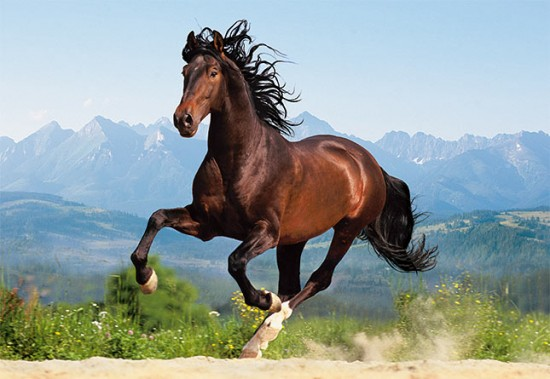
#> input picture lab4/horse.jpg, 550 x 379 px
$ python main.py
#> lines starting #> are read from the running program, lines starting #| are printed output that depends on the picture; after the words box and inside, x2 and y2 are one past the last pixel; in counts of white or black regions, pixels touching at a corner belong together
import cv2
import numpy as np

def get_quantized_angle(grad_x, grad_y, tg):
    quantized_angle = np.zeros_like(grad_x, dtype=np.uint8)

    mask0 = ((grad_x > 0) & (grad_y < 0) & (tg < -2.414)) | ((grad_x < 0) & (grad_y < 0) & (tg > 2.414))
    quantized_angle[mask0] = 0

    mask1 = (grad_x > 0) & (grad_y < 0) & (tg >= -2.414) & (tg < -0.414)
    quantized_angle[mask1] = 1

    mask2 = ((grad_x > 0) & (grad_y < 0) & (tg >= -0.414)) | ((grad_x > 0) & (grad_y > 0) & (tg < 0.414))
    quantized_angle[mask2] = 2

    mask3 = (grad_x > 0) & (grad_y > 0) & (tg >= 0.414) & (tg < 2.414)
    quantized_angle[mask3] = 3

    mask4 = ((grad_x > 0) & (grad_y > 0) & (tg >= 2.414)) | ((grad_x < 0) & (grad_y > 0) & (tg <= -2.414))
    quantized_angle[mask4] = 4

    mask5 = (grad_x < 0) & (grad_y > 0) & (tg > -2.414) & (tg <= -0.414)
    quantized_angle[mask5] = 5

    mask6 = ((grad_x < 0) & (grad_y > 0) & (tg > -0.414)) | ((grad_x < 0) & (grad_y < 0) & (tg < 0.414))
    quantized_angle[mask6] = 6

    mask7 = (grad_x < 0) & (grad_y < 0) & (tg >= 0.414) & (tg < 2.414)
    quantized_angle[mask7] = 7

    return quantized_angle

def process_image(image_path):
#> called with image_path = 'horse.jpg'
    image = cv2.imread(image_path)
#> image is the input picture: shape (379, 550, 3); mean B, G, R 155.1, 157.8, 145.8

    if image is None:
        print(f"Ошибка: не удалось открыть файл {image_path}")
        return

    gray = cv2.cvtColor(image, cv2.COLOR_BGR2GRAY)
    blurred = cv2.GaussianBlur(gray, (11, 11), 1)

    sobel_kernel_x = np.array([
        [-1, 0, 1],
        [-2, 0, 2],
        [-1, 0, 1]
    ], dtype=np.float64)

    sobel_kernel_y = np.array([
        [-1, -2, -1],
        [ 0,  0,  0],
        [ 1,  2,  1]
    ], dtype=np.float64)

    img = blurred.astype(np.float64)

    grad_x = np.zeros_like(img)
    grad_y = np.zeros_like(img)

    padded = np.pad(img, ((1, 1), (1, 1)), mode='reflect')
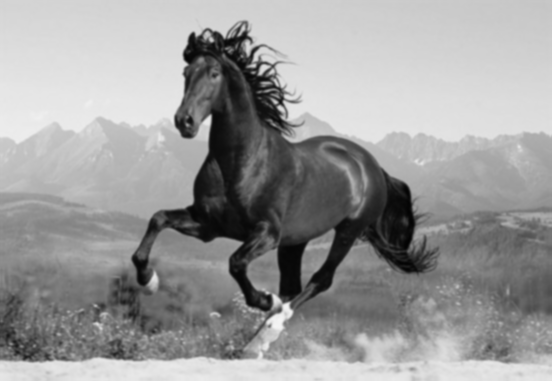
#> padded: shape (381, 552) float64; min 2, max 244, mean 154.3

    for i in range(img.shape[0]):
        for j in range(img.shape[1]):
            region = padded[i:i+3, j:j+3]
            grad_x[i, j] = np.sum(region * sobel_kernel_x)
            grad_y[i, j] = np.sum(region * sobel_kernel_y)
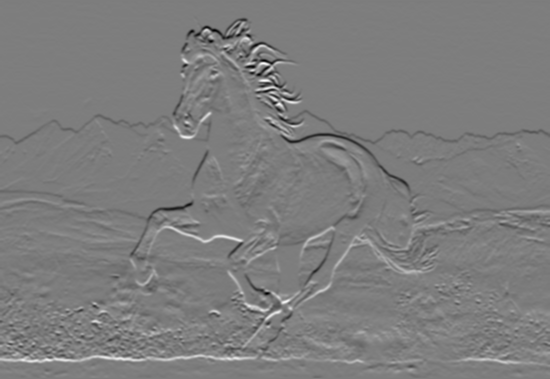
#> grad_y: shape (379, 550) float64; min -483, max 497, mean 0.4; drawn with min black and max white

    magnitude = np.sqrt(grad_x**2 + grad_y**2)

    grad_x_safe = np.where(grad_x == 0, 1e-6, grad_x)
    tg = grad_y / grad_x_safe

    quantized_angle = get_quantized_angle(grad_x, grad_y, tg)
#> in get_quantized_angle, `mask0 = ((grad_x > 0) & (grad_y < 0) & (tg < -2.414)) | ((grad_x < 0) ..`:
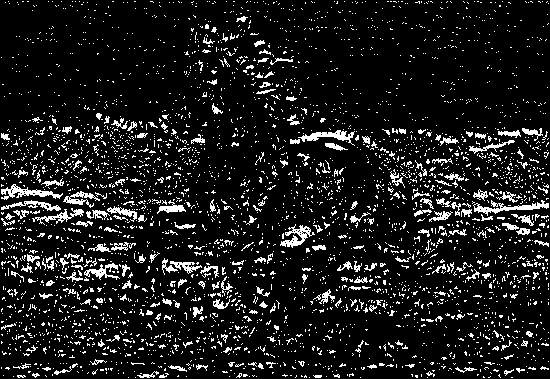
#> mask0: shape (379, 550) bool; 10.7% white in thin lines or dots
#> in get_quantized_angle, `mask1 = (grad_x > 0) & (grad_y < 0) & (tg >= -2.414) & (tg < -0.414)`: mask1: shape (379, 550) bool; 10.2% white in thin lines or dots
#> in get_quantized_angle, `mask2 = ((grad_x > 0) & (grad_y < 0) & (tg >= -0.414)) | ((grad_x > 0)..`: mask2: shape (379, 550) bool; 8% white in thin lines or dots
#> in get_quantized_angle, `mask3 = (grad_x > 0) & (grad_y > 0) & (tg >= 0.414) & (tg < 2.414)`: mask3: shape (379, 550) bool; 11.1% white in thin lines or dots
#> in get_quantized_angle, `mask4 = ((grad_x > 0) & (grad_y > 0) & (tg >= 2.414)) | ((grad_x < 0) ..`: mask4: shape (379, 550) bool; 11% white in thin lines or dots
#> in get_quantized_angle, `mask5 = (grad_x < 0) & (grad_y > 0) & (tg > -2.414) & (tg <= -0.414)`: mask5: shape (379, 550) bool; 11.8% white in thin lines or dots
#> in get_quantized_angle, `mask6 = ((grad_x < 0) & (grad_y > 0) & (tg > -0.414)) | ((grad_x < 0) ..`: mask6: shape (379, 550) bool; 7.7% white in thin lines or dots
#> in get_quantized_angle, `mask7 = (grad_x < 0) & (grad_y < 0) & (tg >= 0.414) & (tg < 2.414)`: mask7: shape (379, 550) bool; 10.7% white in thin lines or dots
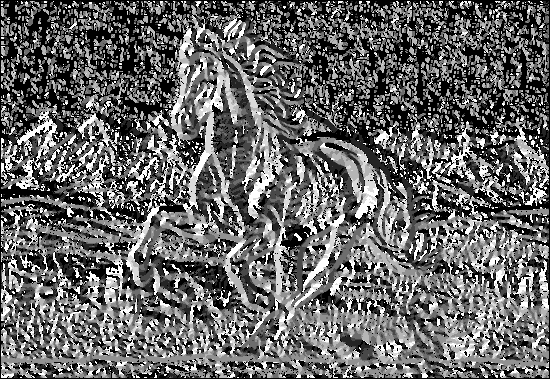
#> quantized_angle: shape (379, 550); min 0, max 7, mean 2.83; drawn with min black and max white

    nms = np.zeros_like(magnitude, dtype=np.uint8)
    rows, cols = magnitude.shape
#> rows = 379; cols = 550

    for i in range(1, rows - 1):
        for j in range(1, cols - 1):
            direction = quantized_angle[i, j]
            mag = magnitude[i, j]

            if direction in [0, 4]:
                neighbors = [magnitude[i, j - 1], magnitude[i, j + 1]]
            elif direction in [1, 5]:
                neighbors = [magnitude[i - 1, j + 1], magnitude[i + 1, j - 1]]
            elif direction in [2, 6]:
                neighbors = [magnitude[i - 1, j], magnitude[i + 1, j]]
            else:
                neighbors = [magnitude[i - 1, j - 1], magnitude[i + 1, j + 1]]

            if mag > max(neighbors):
                nms[i, j] = 255
            else:
                nms[i, j] = 0
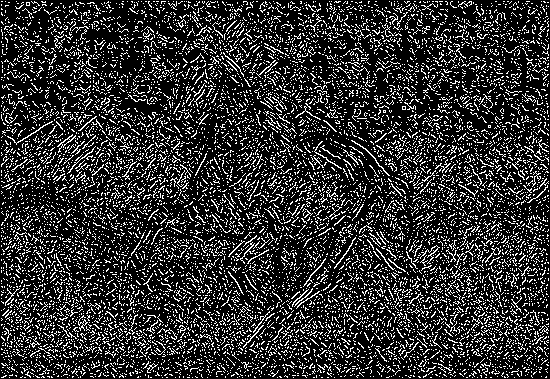
#> nms: shape (379, 550); 19.3% white in thin lines or dots

    max_grad = np.max(magnitude)
#> max_grad = 581.6
    high_level = max_grad // 3.75
#> high_level = 155
    low_level = max_grad // 10
#> low_level = 58

    strong_edges = (magnitude >= high_level)
#> strong_edges: shape (379, 550) bool; 4.2% white in thin lines or dots, all inside (x1, y1, x2, y2) = (0, 18, 520, 367)
    weak_edges = ((magnitude >= low_level) & (magnitude < high_level))
#> weak_edges: shape (379, 550) bool; 12.3% white in thin lines or dots

    result = np.zeros_like(nms, dtype=np.uint8)

    result[strong_edges & (nms == 255)] = 255

    for i in range(1, rows - 1):
        for j in range(1, cols - 1):
            if weak_edges[i, j] and nms[i, j] == 255:
                region = result[i-1:i+2, j-1:j+2]
                if np.any(region == 255):
                    result[i, j] = 255
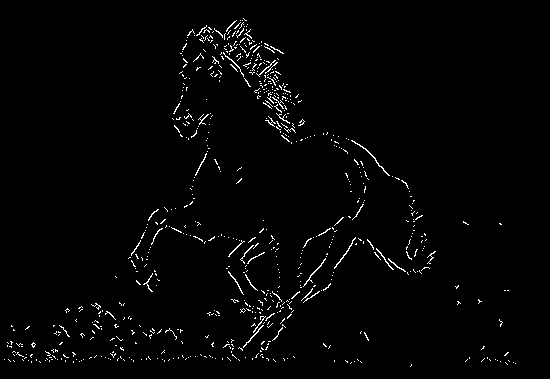
#> result: shape (379, 550); 1.8% white in thin lines or dots, all inside (x1, y1, x2, y2) = (4, 18, 516, 367)

    overlay = image.copy()
    overlay[result == 255] = [0, 0, 255]
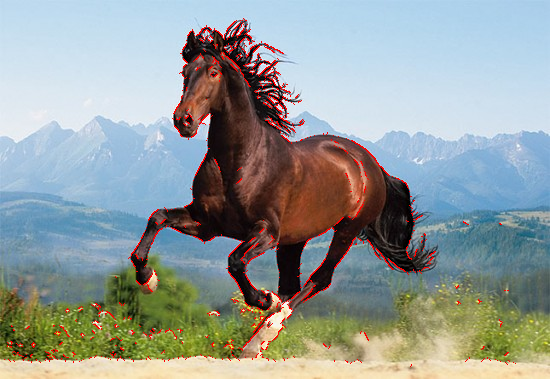
#> overlay: shape (379, 550, 3); 1.77% of pixels changed, all inside (x1, y1, x2, y2) = (4, 18, 516, 367)

    # cv2.imshow("Original Image", image)
    cv2.imshow("Gray and Blurred", blurred)
    # cv2.imshow("Non-Maximum Suppression", nms)
    cv2.imshow("Double Threshold Result", result)
    cv2.imshow("Contoured Image", overlay)

    cv2.waitKey(0)
    cv2.destroyAllWindows()

    return magnitude, quantized_angle

mg, qa = process_image("horse.jpg")
print(f"МАТРИЦА ДЛИН ГРАДИЕНТОВ:\n{mg}\nМАТРИЦА УГЛОВ ГРАДИЕНТОВ:\n{qa}")
#> (printed output is left out)

$ run again, with lab4/dog.jpg copied over lab4/horse.jpg
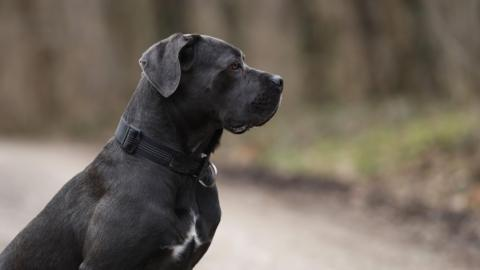
#> input picture lab4/dog.jpg, 480 x 270 px
#> in process_image, image is the input picture: shape (270, 480, 3); mean B, G, R 90.8, 100.9, 109.9
#> mask0: shape (270, 480) bool; 7.2% white in thin lines or dots
#> mask1: shape (270, 480) bool; 9.6% white; 849 white regions (728 under 20 px), largest, box (x1, y1, x2, y2) and area: (5, 161, 67, 200) 856, (302, 2, 334, 47) 524, (369, 158, 401, 206) 471
#> mask2: shape (270, 480) bool; 8.6% white in thin lines or dots
#> mask3: shape (270, 480) bool; 10.3% white; 777 white regions (643 under 20 px), largest, box (x1, y1, x2, y2) and area: (183, 244, 233, 269) 409, (400, 78, 441, 129) 386, (242, 6, 265, 34) 322
#> mask4: shape (270, 480) bool; 13.1% white; 1251 white regions (1157 under 20 px), largest, box (x1, y1, x2, y2) and area: (218, 174, 358, 233) 3749, (1, 127, 105, 170) 2221, (426, 89, 479, 124) 753
#> mask5: shape (270, 480) bool; 14% white; 874 white regions (749 under 20 px), largest, box (x1, y1, x2, y2) and area: (295, 191, 363, 269) 1240, (262, 197, 300, 258) 725, (264, 1, 309, 48) 653
#> mask6: shape (270, 480) bool; 10.3% white in thin lines or dots
#> mask7: shape (270, 480) bool; 11% white; 799 white regions (663 under 20 px), largest, box (x1, y1, x2, y2) and area: (1, 149, 107, 269) 1693, (93, 228, 128, 261) 499, (95, 69, 131, 96) 436
#> after the loop in process_image, `for i in range(1, rows - 1):`:
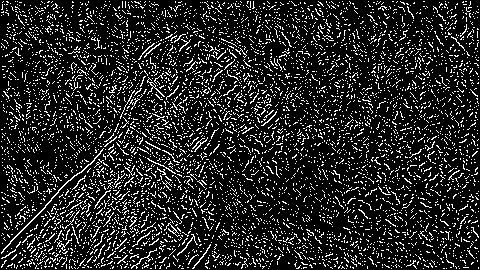
#> nms: shape (270, 480); 14.8% white in thin lines or dots
#> max_grad = 485.1
#> high_level = 129
#> low_level = 48
#> strong_edges: shape (270, 480) bool; 1.9% white; 31 white regions (20 under 20 px), largest, box (x1, y1, x2, y2) and area: (208, 61, 284, 179) 587, (1, 152, 101, 253) 437, (191, 180, 223, 270) 379
#> weak_edges: shape (270, 480) bool; 4% white in thin lines or dots, all inside (x1, y1, x2, y2) = (0, 31, 468, 270)
#> in process_image, `overlay[result == 255] = [0, 0, 255]`:
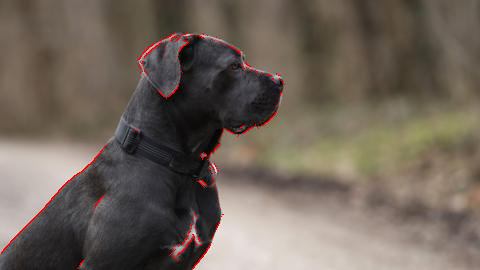
#> overlay: shape (270, 480, 3); 0.73% of pixels changed, all inside (x1, y1, x2, y2) = (1, 32, 285, 269)
#> (printed output is left out)
